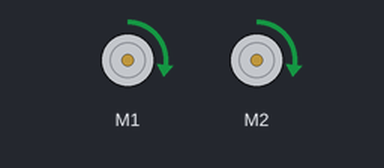
Bench run of a program on a simulated BBC micro:bit (MakeCode). Shown: 2 × DC motor (green arrow = forward, orange = backward, longer = faster). At 10.7 s the program stops and its outputs stay as they are.

Above: at 0.1 s.
At 4.7 s:
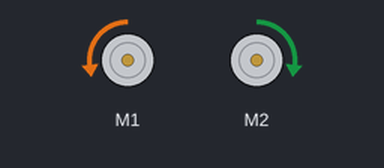
At 10.8 s:
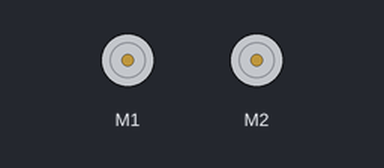
Timing chart, 0 to 12.2 s (numbered marks = the images above):
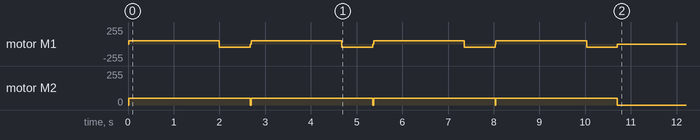

The program:

main.ts
```typescript
maqueen.motorRun(maqueen.Motors.All, maqueen.Dir.CW, 50)
basic.pause(2000)
maqueen.motorRun(maqueen.Motors.M1, maqueen.Dir.CCW, 50)
maqueen.motorRun(maqueen.Motors.M2, maqueen.Dir.CW, 50)
basic.pause(675)
maqueen.motorStop(maqueen.Motors.All)
maqueen.motorRun(maqueen.Motors.All, maqueen.Dir.CW, 50)
basic.pause(2000)
maqueen.motorRun(maqueen.Motors.M1, maqueen.Dir.CCW, 50)
maqueen.motorRun(maqueen.Motors.M2, maqueen.Dir.CW, 50)
basic.pause(675)
maqueen.motorStop(maqueen.Motors.All)
maqueen.motorRun(maqueen.Motors.All, maqueen.Dir.CW, 50)
basic.pause(2000)
maqueen.motorRun(maqueen.Motors.M1, maqueen.Dir.CCW, 50)
maqueen.motorRun(maqueen.Motors.M2, maqueen.Dir.CW, 50)
basic.pause(675)
maqueen.motorStop(maqueen.Motors.All)
maqueen.motorRun(maqueen.Motors.All, maqueen.Dir.CW, 50)
basic.pause(2000)
maqueen.motorRun(maqueen.Motors.M1, maqueen.Dir.CCW, 50)
maqueen.motorRun(maqueen.Motors.M2, maqueen.Dir.CW, 50)
basic.pause(675)
maqueen.motorStop(maqueen.Motors.All)
```

test.ts
```typescript
// tests gaan hier; deze zal niet worden gecompileerd wanneer dit pakket wordt gebruikt als extensie.
```
